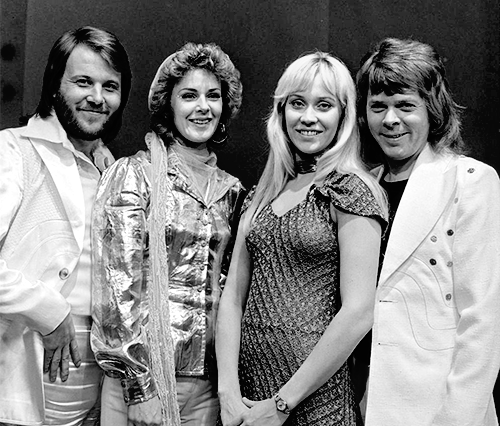
#> input picture Cascade_Face_Detection/abba.png, 500 x 426 px
$ jupyter execute --allow-errors Haar_Cascade_Face_Detection.ipynb   (text cells are left out)
#> lines starting #> are read from the running program, lines starting #| are printed output that depends on the picture; after the words box and inside, x2 and y2 are one past the last pixel; in counts of white or black regions, pixels touching at a corner belong together; pictures that were not available may be replaced by others from this repository, and a replacement may not be noted
[cell 1]
# For displaying images inline in jupyter
# % matplotlib inline
import cv2  # Why would they name the OpenCV3 library cv2?
print('OpenCV version:', cv2.__version__)
import matplotlib.pyplot as plt

[cell 2]
def show_image(img, title, cmap=None):
    """
    Utility function to display an image with a title and a given color mapping inline with Jupyter Notebook.
    """
    plt.figure(figsize=(12,12))
    plt.imshow(img, interpolation='bicubic', cmap=cmap)
    plt.title(title, fontsize=24)
    plt.axis('off')
    plt.style.use('seaborn-dark')
    plt.show()

[cell 3]
def reverse_channels(image):
    """
    OpenCV3 opens color images in BGR format. A computer display requires images to be RGB.
    This utility function takes an image in either BGR or RGB format and returns that same
    image in the opposite format.
    """
    return cv2.merge(cv2.split(image)[::-1])

[cell 4]
gray_abba = cv2.imread('abba.png')
#> gray_abba is the input picture: shape (426, 500, 3); min 0, max 255, mean 130.8
me_and_boys = cv2.imread('IMG_3510.png', flags=cv2.IMREAD_COLOR)
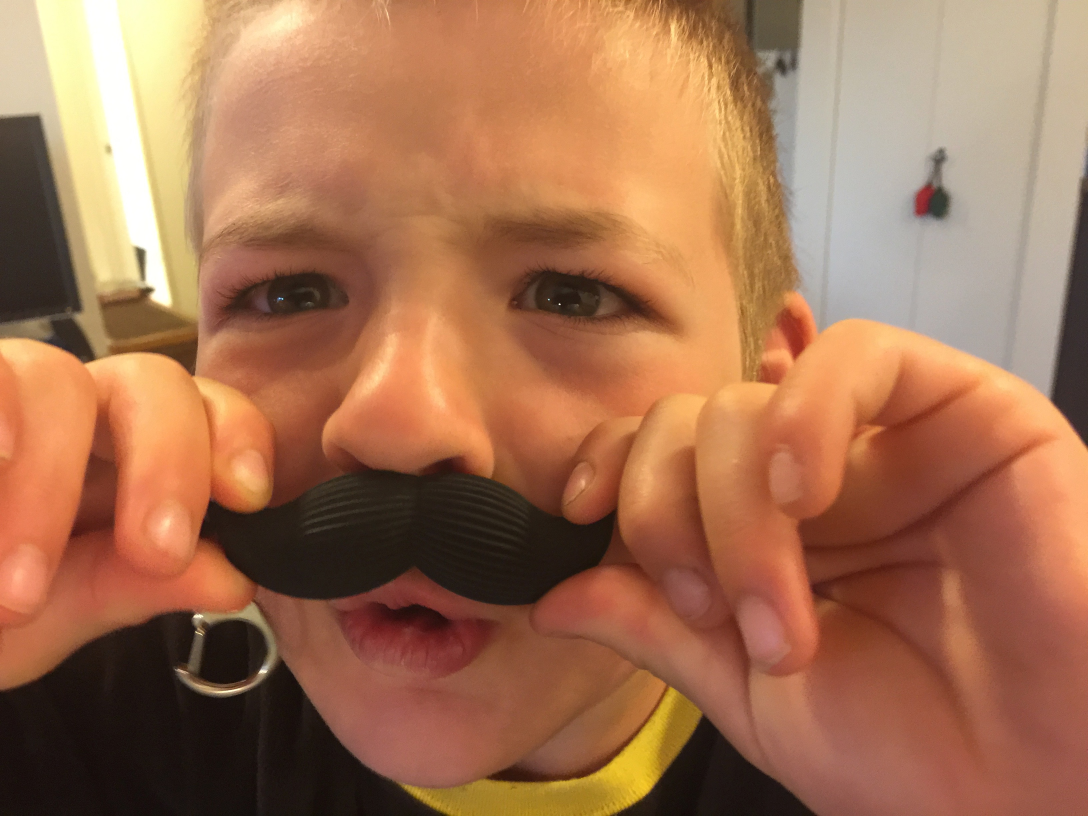
#> input picture AWSRekognition/IMG_2357.jpg, 3264 x 2448 px, given in place of IMG_3510.png, which was not available (shown at 1/3 size)
#> me_and_boys is the input picture: shape (2448, 3264, 3); mean B, G, R 82.2, 113.3, 163.8
gray_me_and_boys = cv2.cvtColor(me_and_boys, cv2.COLOR_BGR2GRAY)
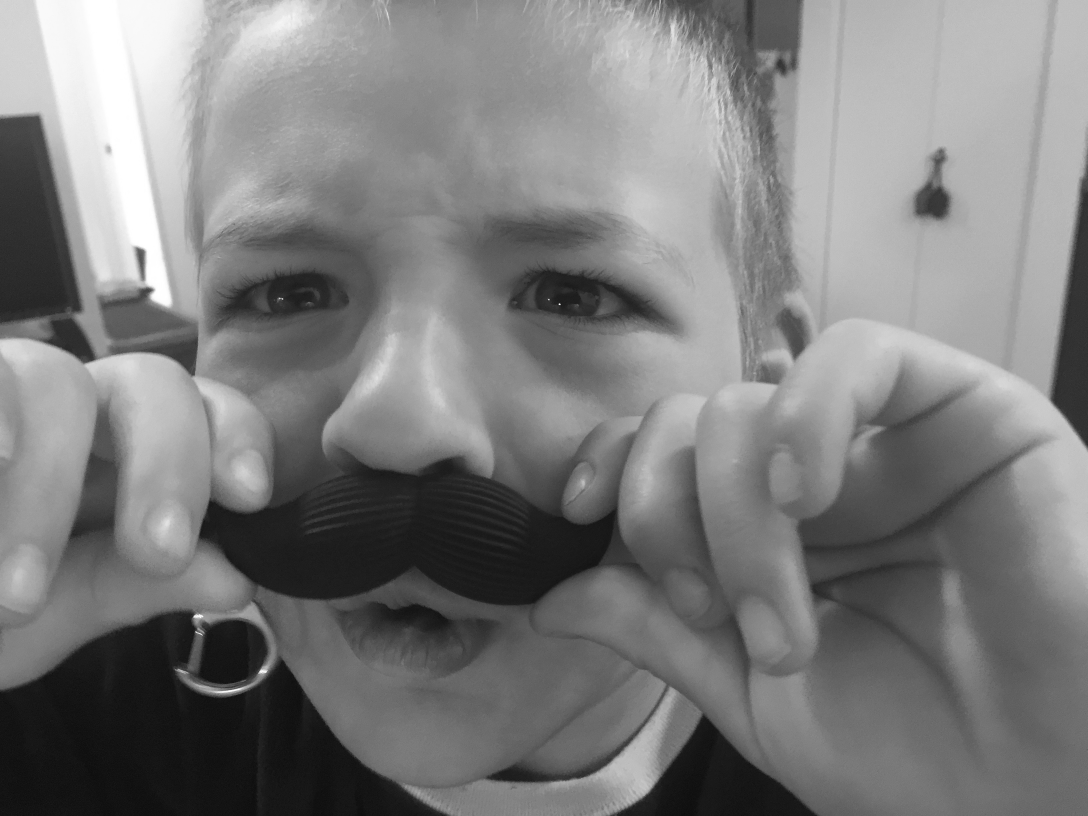
#> gray_me_and_boys: shape (2448, 3264) (shown at 1/3 size); min 3, max 255, mean 124.9
adversarial = cv2.imread('adversarial.jpg')
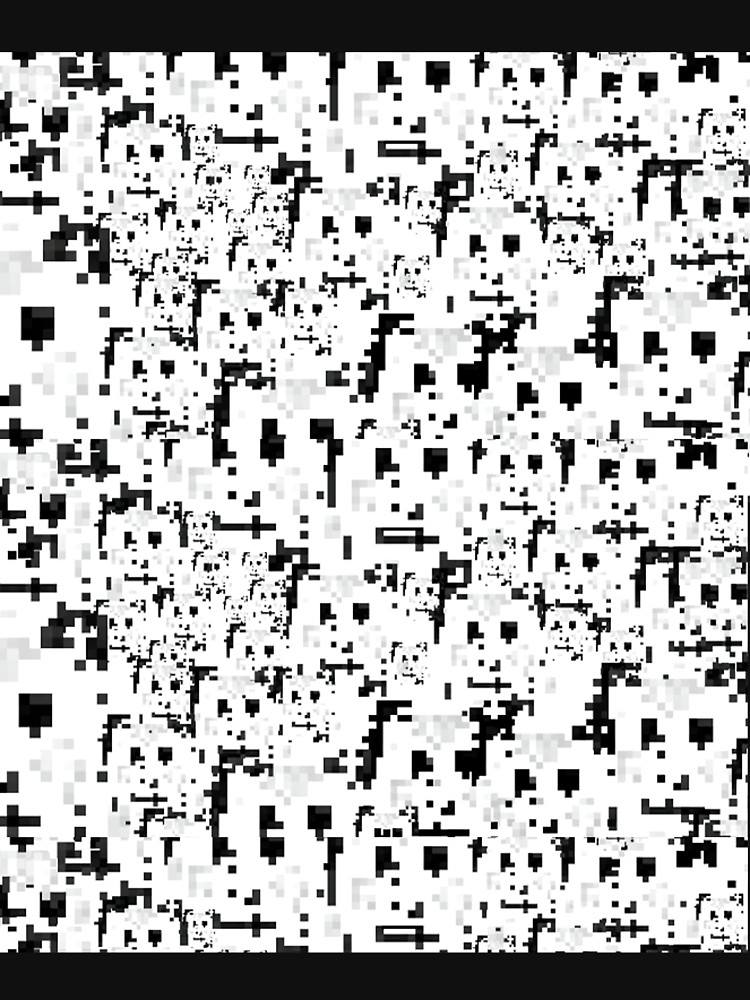
#> input picture Cascade_Face_Detection/adversarial.jpg, 750 x 1000 px
#> adversarial is the input picture: shape (1000, 750, 3); mean B, G, R 182.2, 182.2, 182.1

[cell 5]
show_image(img=gray_abba, title='Abba Grayscale Test', cmap='gray')

[cell 6]
show_image(img=gray_me_and_boys, title='Me and Boys Grayscale Test', cmap='gray')

[cell 7]
show_image(img=adversarial, title='Adversarial Test', cmap='gray')

[cell 8]
face_cascade = cv2.CascadeClassifier('haarcascade_frontalface_default.xml')

[cell 9]
me_and_boys_faces = face_cascade.detectMultiScale(
    gray_me_and_boys,
    scaleFactor=1.1,
    minNeighbors=5,
    minSize=(750, 750),  # The image I provided was much larger than the others
    flags = cv2.CASCADE_SCALE_IMAGE
)
#> me_and_boys_faces = [[197, 63, 2207, 2207]]

print('Me and boys: {num_faces} faces found'.format(num_faces=len(me_and_boys_faces)))
#| Me and boys: 1 faces found

abba_faces = face_cascade.detectMultiScale(
    gray_abba,
    scaleFactor=1.1,
    minNeighbors=5,
    minSize=(30,30),  # As you can see, the Haar Cascade is sensitive to scale
    flags=cv2.CASCADE_SCALE_IMAGE
)
#> abba_faces = [[168, 70, 66, 66], [56, 55, 75, 75], [267, 69, 87, 87], [354, 78, 74, 74]]

print('       Abba: {num_faces} faces found'.format(num_faces=len(abba_faces)))
#|        Abba: 4 faces found

adversarial_faces = face_cascade.detectMultiScale(
    adversarial,
    scaleFactor=1.1,
    minNeighbors=5,
    minSize=(30,30),
    flags=cv2.CASCADE_SCALE_IMAGE
)
#> adversarial_faces = 45 rows, first 6: [184, 125, 36, 36], [179, 511, 38, 38], [180, 911, 36, 36], [250, 193, 42, 42], [246, 579, 45, 45], [399, 184, 52, 52]

print('Adversarial: {num_faces} faces found'.format(num_faces=len(adversarial_faces)))
#| Adversarial: 45 faces found

#> (a cell that did not finish here is left out)

[cell 11]
for (x, y, w, h) in abba_faces:
    cv2.rectangle(gray_abba, (x, y), (x+w, y+h), (0, 255, 0), 2)
#> this loop made 4 passes
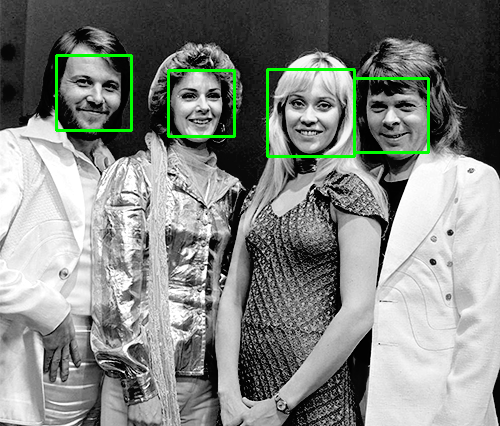
#> gray_abba: shape (426, 500, 3); 1.59% of pixels changed, all inside (x1, y1, x2, y2) = (55, 54, 430, 158)

for (x, y, w, h) in me_and_boys_faces:
    cv2.rectangle(me_and_boys, (x, y), (x+w, y+h), (0, 255, 0), 15)
#> this loop made 1 pass
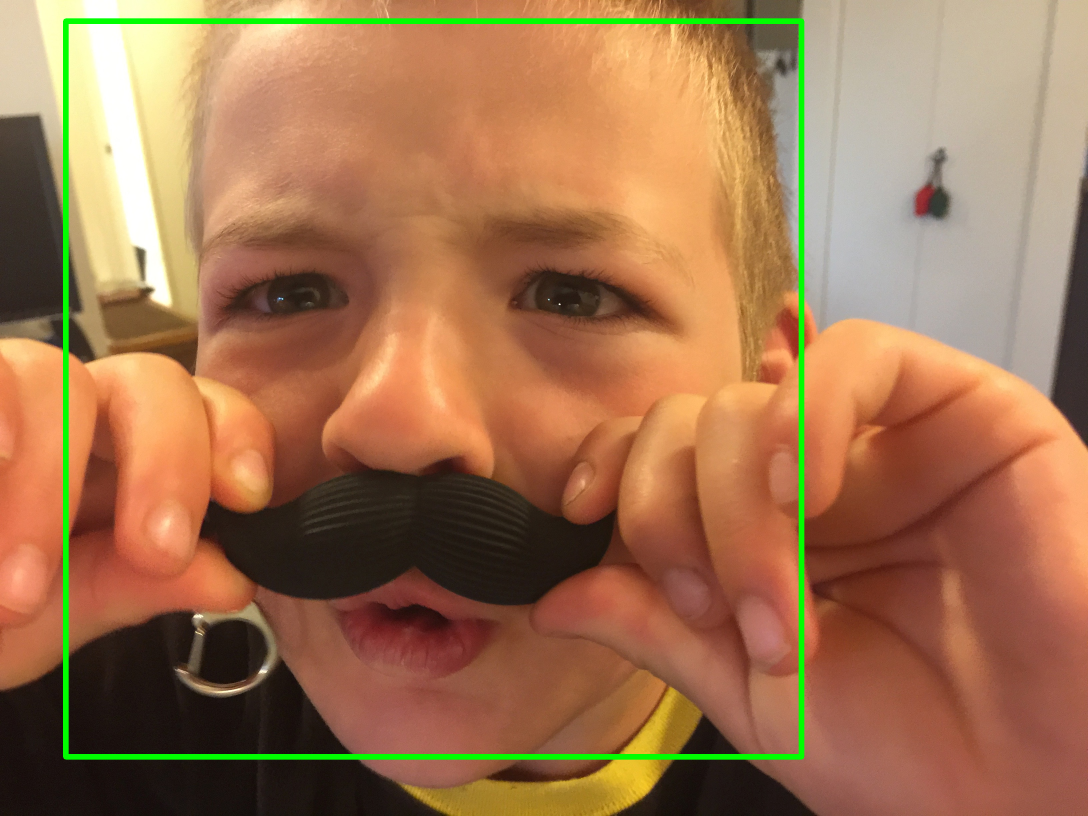
#> me_and_boys: shape (2448, 3264, 3) (shown at 1/3 size); mean B, G, R 80.6, 115.8, 160.7

for (x, y, w, h) in adversarial_faces:
    cv2.rectangle(adversarial, (x, y), (x+w, y+h), (0, 255, 0), 2)
#> this loop made 45 passes
#> (x, y, w, h) on passes 1 to 12: (184, 125, 36, 36), (179, 511, 38, 38), (180, 911, 36, 36), (250, 193, 42, 42), (246, 579, 45, 45), (399, 184, 52, 52), (595, 240, 53, 53), (399, 572, 51, 51), (695, 110, 53, 53), (539, 219, 55, 55), (537, 605, 56, 56), (156, 202, 62, 62)
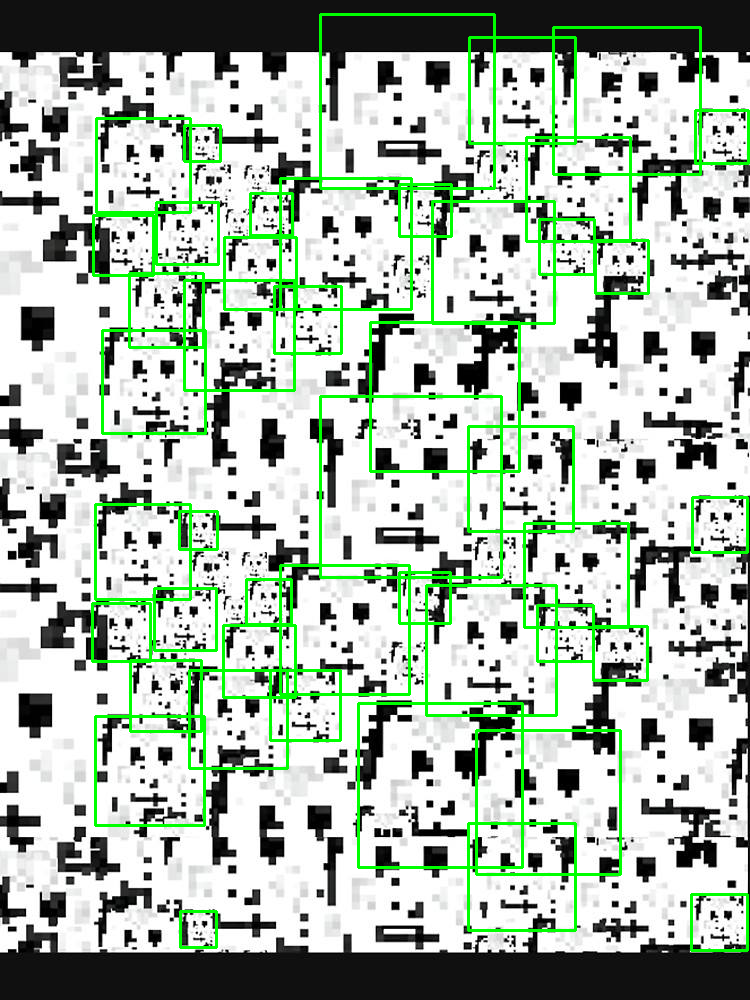
#> adversarial: shape (1000, 750, 3); 6.07% of pixels changed, all inside (x1, y1, x2, y2) = (91, 13, 750, 952)

#> (a cell that did not finish here is left out)

[cell 13]
show_image(me_and_boys, 'Me and Boys Face Detection Test')
